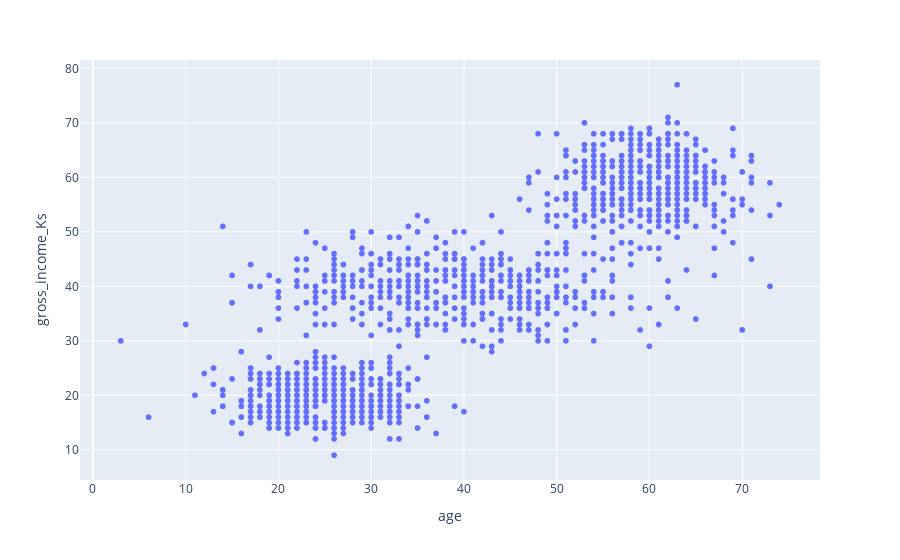

The notebook cell this image was saved under:
### Code cell
import plotly.express as px

fig = px.scatter(clients_df, x=clients_df['age'], y=clients_df['gross_income_Ks'], hover_data=['age', 'gross_income_Ks'])
fig.show()

### Figure 1 — Plotly figure (JSON) as saved in the notebook; plotly's stock layout.template omitted (floating-point values rounded to 4 significant figures; data arrays with more than 128 entries replaced by an {"elided": "..."} marker saying what was removed)
{"data": [{"customdata": {"elided": "1500x2 int values"}, "hovertemplate": "age=%{customdata[0]}<br>gross_income_Ks=%{customdata[1]}<extra></extra>", "legendgroup": "", "marker": {"color": "#636efa", "symbol": "circle"}, "mode": "markers", "name": "", "showlegend": false, "type": "scattergl", "x": {"elided": "1500 int values"}, "xaxis": "x", "y": {"elided": "1500 int values"}, "yaxis": "y"}], "layout": {"legend": {"tracegroupgap": 0}, "margin": {"t": 60}, "xaxis": {"anchor": "y", "domain": [0, 1], "title": {"text": "age"}}, "yaxis": {"anchor": "x", "domain": [0, 1], "title": {"text": "gross_income_Ks"}}}}
